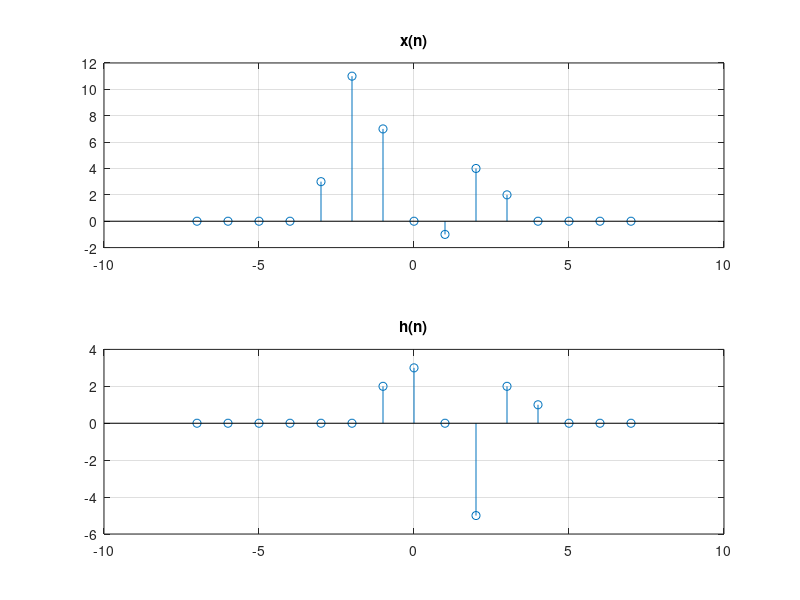
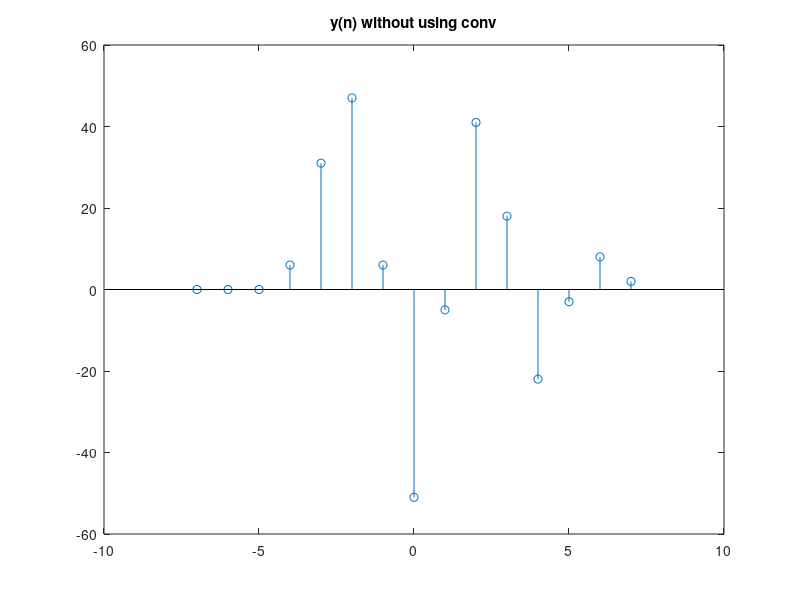
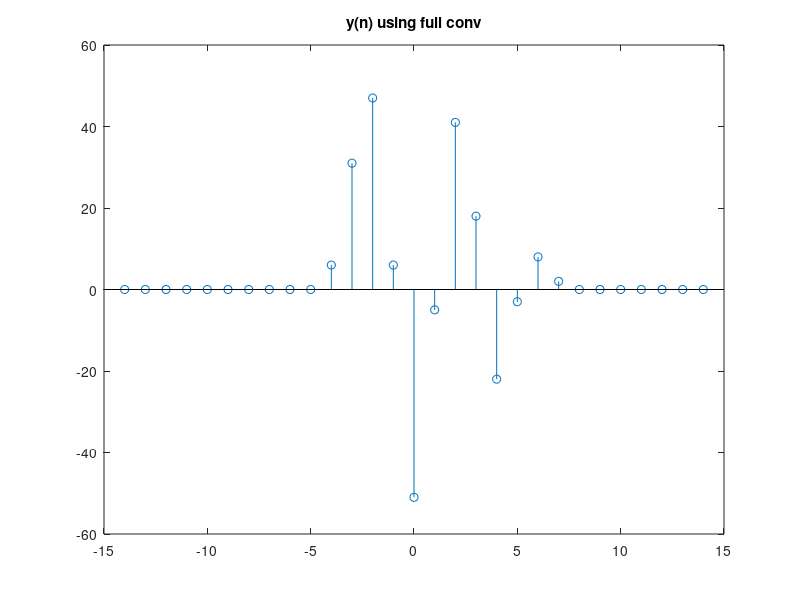
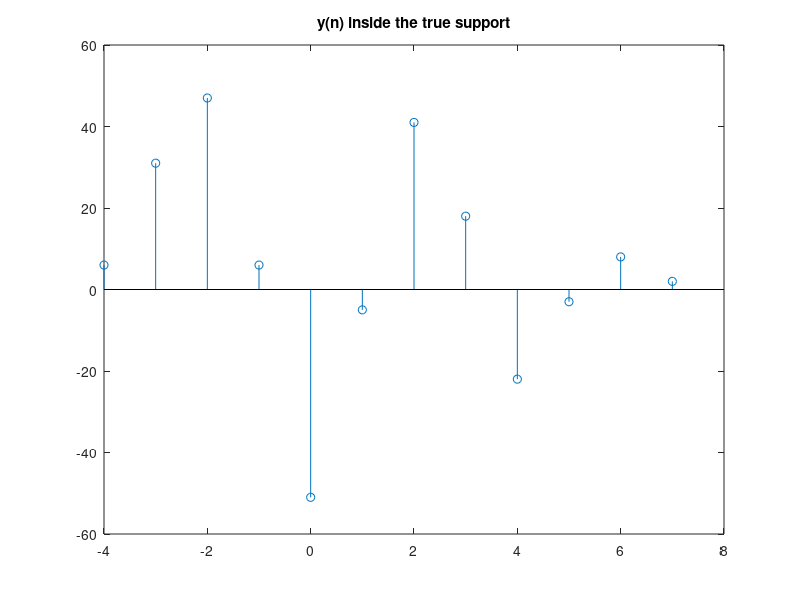

MATLAB code for these plots, in order:
% Es 8

% Given x(n) = [3, 11, 7, 0, -1, 4, 2] , n in [-3, 3]
% Given h(n) = [2, 3, 0, -5, 2, 1], n in [-1, 4]
% Compute y(n) as x(n) convolved with h(n), n in  [-7, 7]. 

close all
clearvars
clc

%% signals

% let us define the signals in the same n-domain. --> put zeros where
% signals are not defined.

n_x = -3:3;
n_h = -1:4;
x = [0, 0, 0, 0, 3, 11, 7, 0, -1, 4, 2, 0, 0, 0, 0];
h = [0, 0, 0, 0, 0, 0, 2, 3, 0, -5, 2, 1, 0, 0, 0];
n = -7:7;

%% stem the two signals

subplot(211)
stem(n, x)
title('x(n)');
grid
subplot(212)
stem(n, h)
title('h(n)');
grid

%% convolution

% fold h --> h(k) --> h(-k) (with respect to 0)
h_fold = fliplr(h);

y = zeros(size(n));

% loop over all possible n-values
cnt = 1;
for n_i = n
    
    h_shifted = circshift(h_fold, n_i);
    if n_i > 0
        h_shifted(1:n_i) = 0;
    else
        h_shifted(end + n_i :end) = 0;        
    end
    
    % scalar product between x and shift(h_fold)
    y(cnt) = x*h_shifted';
    
    % increase the bin counter for y
    cnt = cnt + 1;
    
end

figure;
stem(n, y)
title('y(n) without using conv');

%% use the matlab function 'conv'

% default:'full' convolution, with length = length(x) + length(h) - 1 
y1 = conv(x, h);
supp_full = n(1) + n(1):n(end) + n(end);

figure;
stem(supp_full, y1);
title('y(n) using full conv');

% which is the actual support of y1?
supp_true = n_x(1) + n_h(1):n_x(end) + n_h(end);

figure; 
stem(supp_true, y1(supp_full>=supp_true(1) & supp_full<=supp_true(end)));
title('y(n) inside the true support');
